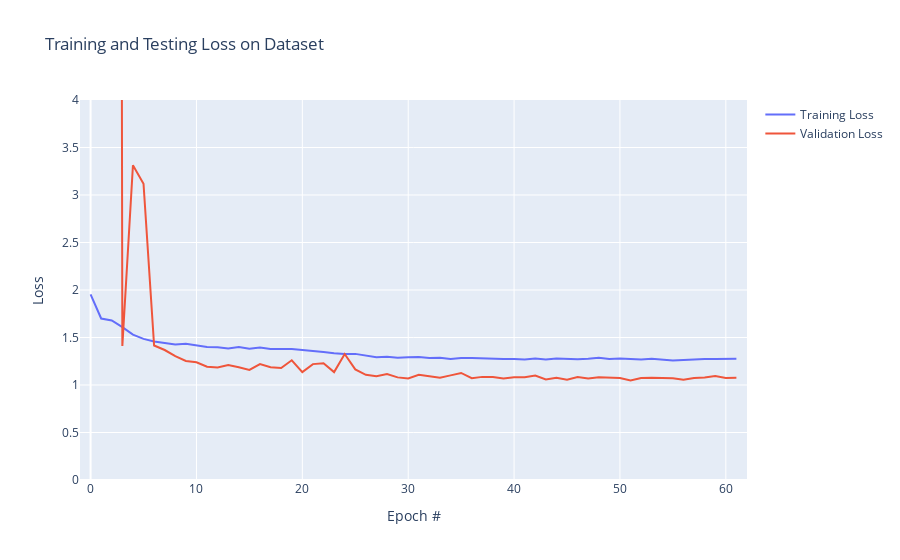

Write notebook code for a chart like this one.
### Markdown cell above
## Plotting the loss

### Code cell
H = pd.DataFrame(H)

# create figure
fig = go.Figure()
fig.add_trace(go.Scatter(x=H.index, y=H['train_loss'],
                    mode='lines',
                    name='Training Loss'))
fig.add_trace(go.Scatter(x=H.index, y=H['validation_loss'],
                    mode='lines',
                    name='Validation Loss'))

fig.update_layout(title='Training and Testing Loss on Dataset',
                   xaxis_title='Epoch #',
                   yaxis_title='Loss')

fig.update_xaxes(range = [-1,62])
fig.update_yaxes(range = [0,4])

fig.show()

### Figure 1 — Plotly figure (JSON) as saved in the notebook; plotly's stock layout.template omitted (floating-point values rounded to 4 significant figures)
{"data": [{"mode": "lines", "name": "Training Loss", "type": "scatter", "x": [0, 1, 2, 3, 4, 5, 6, 7, 8, 9, 10, 11, 12, 13, 14, 15, 16, 17, 18, 19, 20, 21, 22, 23, 24, 25, 26, 27, 28, 29, 30, 31, 32, 33, 34, 35, 36, 37, 38, 39, 40, 41, 42, 43, 44, 45, 46, 47, 48, 49, 50, 51, 52, 53, 54, 55, 56, 57, 58, 59, 60, 61], "y": [1.955, 1.7, 1.679, 1.609, 1.53, 1.486, 1.459, 1.441, 1.426, 1.434, 1.415, 1.401, 1.397, 1.385, 1.401, 1.381, 1.394, 1.38, 1.378, 1.378, 1.369, 1.355, 1.347, 1.335, 1.327, 1.328, 1.308, 1.293, 1.298, 1.287, 1.292, 1.296, 1.285, 1.287, 1.274, 1.284, 1.283, 1.278, 1.278, 1.272, 1.273, 1.268, 1.278, 1.27, 1.279, 1.273, 1.27, 1.275, 1.286, 1.274, 1.28, 1.274, 1.268, 1.276, 1.266, 1.259, 1.263, 1.27, 1.273, 1.274, 1.279, 1.277]}, {"mode": "lines", "name": "Validation Loss", "type": "scatter", "x": [0, 1, 2, 3, 4, 5, 6, 7, 8, 9, 10, 11, 12, 13, 14, 15, 16, 17, 18, 19, 20, 21, 22, 23, 24, 25, 26, 27, 28, 29, 30, 31, 32, 33, 34, 35, 36, 37, 38, 39, 40, 41, 42, 43, 44, 45, 46, 47, 48, 49, 50, 51, 52, 53, 54, 55, 56, 57, 58, 59, 60, 61], "y": [1549765760, 80470.0, 62.84, 1.411, 3.313, 3.118, 1.416, 1.368, 1.304, 1.254, 1.239, 1.193, 1.184, 1.209, 1.186, 1.159, 1.221, 1.187, 1.179, 1.261, 1.136, 1.22, 1.228, 1.136, 1.326, 1.164, 1.108, 1.093, 1.115, 1.08, 1.069, 1.107, 1.093, 1.077, 1.101, 1.127, 1.072, 1.086, 1.085, 1.069, 1.082, 1.082, 1.1, 1.058, 1.075, 1.056, 1.083, 1.068, 1.081, 1.074, 1.073, 1.047, 1.073, 1.076, 1.077, 1.072, 1.056, 1.073, 1.078, 1.093, 1.074, 1.076]}], "layout": {"title": {"text": "Training and Testing Loss on Dataset"}, "xaxis": {"range": [-1, 62], "title": {"text": "Epoch #"}}, "yaxis": {"range": [0, 4], "title": {"text": "Loss"}}}}
